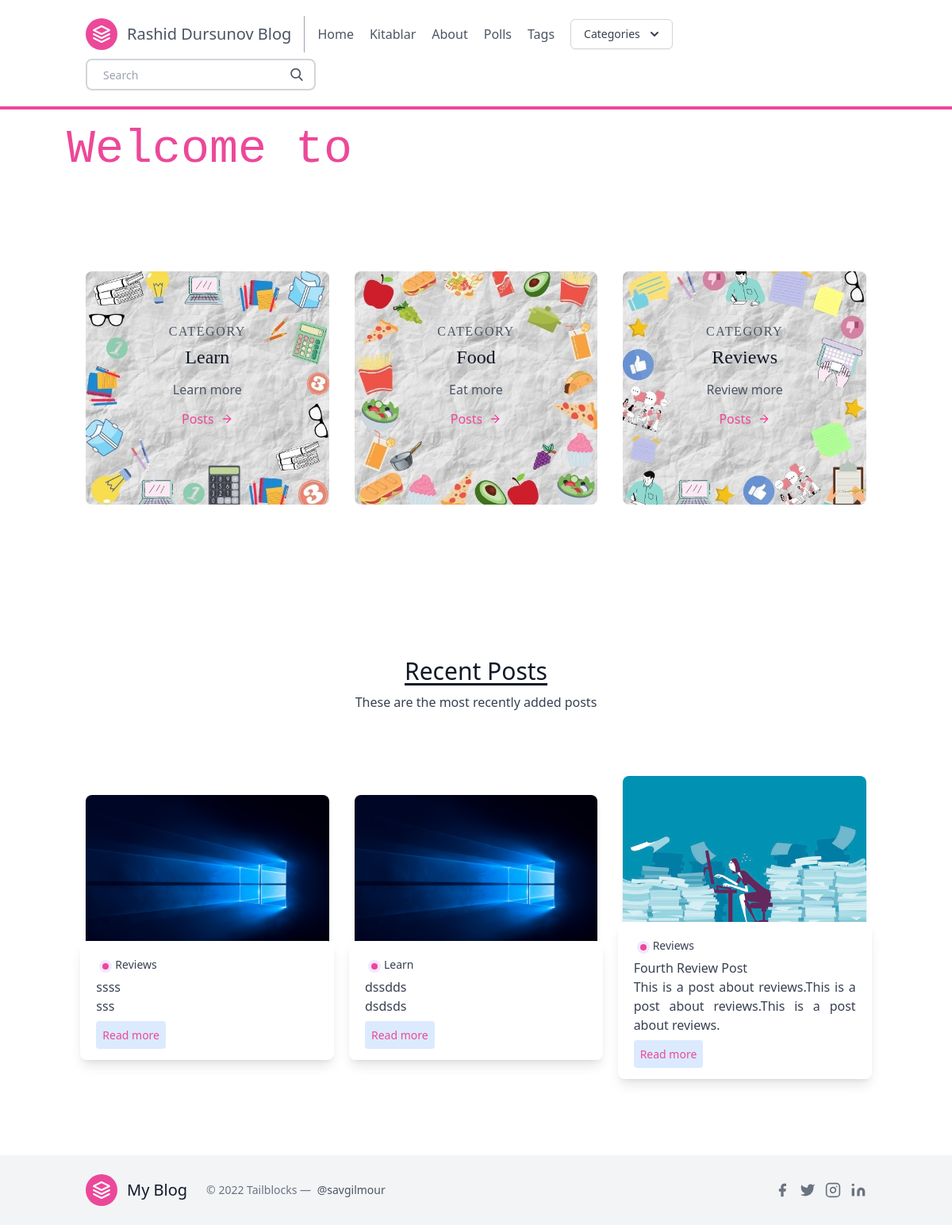
The page / on the database its author committed.
### posts/models.py (models this page shows, shortened)
class Category(models.Model):
    title = models.CharField(max_length=20)
    subtitle = models.CharField(max_length=20)
    slug = models.SlugField()
    thumbnail = models.ImageField()

class Post(models.Model):
    title = models.CharField(max_length=100)
    slug = models.SlugField()
    overview = models.TextField()
    timestamp = models.DateTimeField(auto_now_add=True)
    content = models.TextField()
    author = models.ForeignKey(Author, on_delete=models.CASCADE)
    thumbnail = models.ImageField()
    categories = models.ManyToManyField(Category)
    featured = models.BooleanField()
    view_count = models.IntegerField(default=0)
    tags = models.ManyToManyField('Tag',blank=True,related_name='posts')
    likes = models.ManyToManyField(User, blank=True,related_name='post_likes')
    favourites = models.ManyToManyField(User,blank=True,related_name='post_favourites')
    updated_at = models.DateTimeField(auto_now=True)
    reports=models.ManyToManyField(User, blank=True,related_name='post_reports')

### posts/views.py (the view)
# urls.py: path('', homepage, name = 'homepage'),
def homepage (request):
    categories = Category.objects.all()[0:3]
    featured = Post.objects.filter(featured=True)
    latest = Post.objects.order_by('-timestamp')[0:3]
    context= {
        'object_list': featured,
        'latest': latest,
        'categories':categories,
    }
    return render(request, 'homepage.html',context)

### posts/templatetags/markdown_extras.py (called while the page is built)
@register.simple_tag
def get_categories():
    return Category.objects.all()[0:3]

### templates/homepage.html (shortened to what this page needs)
{% extends 'base.html' %}
{% block content %}
    <div class="w-full bg-cover bg-center" >
      <div class="py-5 flex items-center justify-center h-full w-full">
        <h1 class="mb-2 font-mono text-4xl text-pink-500 md:text-6xl">
          Welcome to <br class="block md:hidden" />
          <span class="relative">
            <span class="h-20 pt-2 overflow-x-hidden whitespace-nowrap text-brand-accent">
              Rashid Dursunov <span class="text-3xl md:text-5xl">👋</span>
            </span>
            <span
              class="cursor absolute -bottom-0 left-0 -top-1 inline-block bg-white w-full animate-type will-change"
            ></span>
          </span>
        </h1>
      </div>
    </div>
    <section class="text-gray-600 body-font ">
        <div class="container px-5 py-24 mx-auto">
          <div class="flex flex-wrap -m-4">
            {% for category in categories %}
            <div class="p-4 lg:w-1/3">
              <div class="transition ease-in-out delay-150 bg-blue-500 hover:-translate-y-1 hover:scale-110 hover:bg-indigo-500 duration-300 w-full bg-cover bg-center bg-gray-300 rounded-lg " style="background-image: url('{{ category.thumbnail.url }}')">
                <div class="h-full bg-white-900 bg-opacity-40 hover:bg-opacity-70 transition duration-300 ease-in-out px-8 pt-16 pb-24 rounded-lg overflow-hidden text-center relative">
                <h2 class="tracking-widest text-1xl title-font font-serif text-black-800 mb-1">
                  CATEGORY</h2>
                <h1 class="title-font sm:text-2xl text-xl font-serif text-gray-900 mb-3">
                  {{ category.title }}</h1>
                <p class="leading-relaxed mb-3">
                  {{ category.subtitle }}</p>
                <a href="{% url 'postlist' category.slug %}" class="rounded-lg hover:bg-pink-200 text-pink-500 inline-flex items-center">
                  Posts
                  <svg class="w-4 h-4 ml-2" viewBox="0 0 24 24" stroke="currentColor" stroke-width="2" fill="none" stroke-linecap="round" stroke-linejoin="round">
                    <path d="M5 12h14"></path>
                    <path d="M12 5l7 7-7 7"></path>
                  </svg>
                </a>
              </div>
              </div>
            </div>
            {% endfor %}
          </div>
        </div>
    </section>
<section class="blog text-gray-700 body-font">
      <div class="container px-5 py-24 mx-auto">
        <div class="flex flex-wrap w-full mb-20 flex-col items-center text-center">
          <h1 class="sm:text-3xl text-2xl font-medium title-font mb-2 text-gray-900 underline underline-offset-4">
            Recent Posts</h1>
          <p class="lg:w-1/2 w-full leading-relaxed text-base">
            These are the most recently added posts</p>
        </div>
        <div class="flex flex-wrap sm:-m-4 -mx-4 -mb-10 -mt-4">
          {% for post in latest %}
          <div class="p-4 md:w-1/3 md:mb-0 mb-6 flex flex-col justify-center items-center max-w-sm mx-auto">
            <div class="bg-gray-300 h-56 w-full rounded-lg shadow-md bg-cover bg-center"
            style="background-image: url('{{ post.thumbnail.url }}')">
          </div>
            <div class=" w-70 bg-white -mt-10 shadow-lg rounded-lg overflow-hidden p-5">
              <div class="header-content inline-flex ">
                <div class="category-badge flex-1  h-4 w-4 m rounded-full m-1 bg-purple-100">
                  <div class="h-2 w-2 rounded-full m-1 bg-pink-500 " ></div>
                </div>
                {% for category in post.categories.all %}
                <div class="category-title flex-1 text-sm">
                  {{ category.title }}
                </div>
                {% endfor %}
              </div>
                <div class="title-post font-medium">
                {{ post.title }}
                </div>
                <div class="summary-post text-base text-justify">
                  {{ post.overview }}
                </div>
                <div class="mt-3">
                <a href="{% url 'post' post.slug %}" class="bg-blue-100 text-pink-500 rounded p-2 text-sm ">
                  Read more
                </a>
              </div>
            </div>
          </div>
          {% endfor %}
        </div>
      </div>
</section>
{% endblock content %}

### templates/homepage.html (style rules this page uses)
.cursor::after { display: block; content: ''; position: absolute; width: 4px; height: 100%; background-color: #fff; animation: cursor .6s linear infinite alternate; will-change: opacity; }
.w-70 { width: 20rem; }

### rows shown on the page
Category: thumbnail (picture), title "Learn", subtitle "Learn more"
Category: thumbnail (picture), title "Food", subtitle "Eat more"
Category: thumbnail (picture), title "Reviews", subtitle "Review more"
Post: thumbnail (picture), title "ssss", overview "sss"
Post: thumbnail (picture), title "dssdds", overview "dsdsds"
Post: thumbnail (picture), title "Fourth Review Post", overview "This is a post about reviews.This is a post about reviews.This is a post about reviews."
